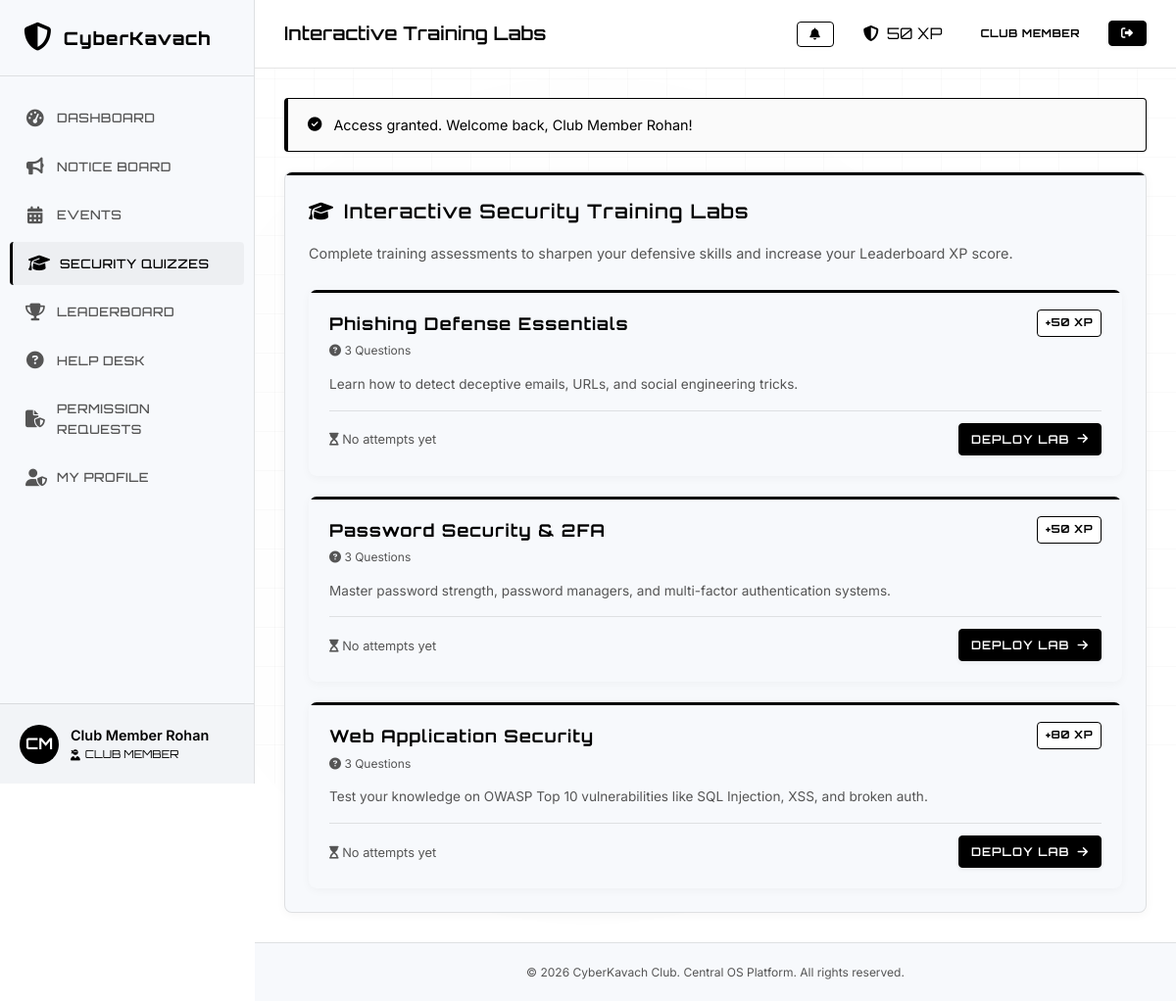
The app's page /quizzes.php (signed in) with its own data.
### tables this page shows
CREATE TABLE quizzes (
            id INTEGER PRIMARY KEY AUTOINCREMENT,
            title TEXT NOT NULL,
            description TEXT NOT NULL,
            points INTEGER DEFAULT 50,
            created_at DATETIME DEFAULT CURRENT_TIMESTAMP
        );

### config.php (called while the page is built, shortened)
<?php
function sanitize($data) {
    return htmlspecialchars(trim($data), ENT_QUOTES, 'UTF-8');
}
function is_logged_in() {
    return isset($_SESSION['user_id']);
}
function get_user_role() {
    return $_SESSION['user_role'] ?? null;
}
function has_role($role) {
    $current_role = get_user_role();
    if ($role === 'Admin') {
        return $current_role === 'Faculty Coordinator';
    }
    if ($role === 'Core') {
        return in_array($current_role, ['Faculty Coordinator', 'Student Coordinator']);
    }
    $roles_hierarchy = [
        'Student/Participant' => 1,
        'Club Member'         => 2,
        'Social Media Coord.' => 3,
        'Content Coordinator' => 4,
        'Tech Coordinator'    => 5,
        'Student Coordinator' => 6,
        'Faculty Coordinator' => 7
    ];
    $current_weight = $roles_hierarchy[$current_role] ?? 0;
    $required_weight = $roles_hierarchy[$role] ?? 0;
    return $current_weight >= $required_weight;
}
?>

### quizzes.php (the view, shortened to what this page needs)
<?php
require_once __DIR__ . '/config.php';
require_once __DIR__ . '/db.php';
$user_id = $_SESSION['user_id'];
$quiz_selected = null;
$quiz_questions = [];
$attempt_result = null;
try {
    $stmtAll = $db->query("
        SELECT q.*,
        (SELECT COUNT(*) FROM questions WHERE quiz_id = q.id) as question_count,
        (SELECT MAX(score) FROM quiz_attempts WHERE quiz_id = q.id AND user_id = " . intval($user_id) . ") as my_best_score,
        (SELECT MAX(passed) FROM quiz_attempts WHERE quiz_id = q.id AND user_id = " . intval($user_id) . ") as my_pass_status
        FROM quizzes q
        ORDER BY q.created_at DESC
    ");
    $quizzes = $stmtAll->fetchAll();
} catch (PDOException $e) {
    $quizzes = [];
}
include __DIR__ . '/includes/header.php';
?>
<?php if ($quiz_selected): ?>
    <!-- ==========================================================
         QUIZ DEPLOYMENT SCREEN
         ========================================================== -->
    <div class="card">
        <div style="display:flex; justify-content:space-between; align-items:center; border-bottom: 1px solid var(--border-glow); padding-bottom: 15px; margin-bottom: 25px;">
            <div>
                <a href="quizzes.php" class="text-cyan" style="font-size:0.85rem; font-family:var(--font-heading);"><i class="fa-solid fa-arrow-left"></i> All Training Labs</a>
                <h3 style="margin: 5px 0 0 0;"><?php echo sanitize($quiz_selected['title']); ?></h3>
            </div>
            <span class="badge badge-member">+<?php echo $quiz_selected['points']; ?> XP Reward</span>
        </div>
        <p style="color:var(--text-muted); font-size:1rem; margin-bottom: 30px;"><?php echo sanitize($quiz_selected['description']); ?></p>
        <?php if ($attempt_result): ?>
            <div class="alert alert-<?php echo $attempt_result['passed'] ? 'success' : 'error'; ?>" style="margin-bottom:30px;">
                <i class="fa-solid <?php echo $attempt_result['passed'] ? 'fa-award' : 'fa-triangle-exclamation'; ?>" style="font-size: 1.5rem;"></i>
                <div>
                    <strong>Attempt Score: <?php echo $attempt_result['score'] . ' / ' . count($quiz_questions); ?> Correct</strong>
                    <span style="display:block; font-size:0.8rem; opacity:0.8;">
                        <?php if ($attempt_result['passed']): ?>
                            Lab Cleared successfully! Points credited to your profile.
                        <?php else: ?>
                            Lab Failed. You need at least 60% correct answers to pass. Re-evaluate your answers and try again.
                        <?php endif; ?>
                    </span>
                </div>
            </div>
        <?php endif; ?>
        <form action="quizzes.php" method="POST">
            <input type="hidden" name="csrf_token" value="<?php echo $_SESSION['csrf_token']; ?>">
            <input type="hidden" name="quiz_id" value="<?php echo $quiz_selected['id']; ?>">
            <?php $i = 1; foreach ($quiz_questions as $qn): ?>
                <div class="quiz-question-box">
                    <h4 style="font-size:1rem; margin-bottom:15px; font-family:var(--font-body); font-weight:600; line-height: 1.5;">
                        <span class="text-cyan" style="font-family:var(--font-heading); font-size: 0.9rem; margin-right:5px;">Q<?php echo $i++; ?>.</span>
                        <?php echo sanitize($qn['question_text']); ?>
                    </h4>
                    <div class="quiz-options">
                        <input type="radio" name="answer_<?php echo $qn['id']; ?>" id="q_<?php echo $qn['id']; ?>_A" value="A" class="quiz-option-radio" required>
                        <label for="q_<?php echo $qn['id']; ?>_A" class="quiz-option-btn" data-question-id="<?php echo $qn['id']; ?>">
                            <span class="quiz-option-label">A</span>
                            <span><?php echo sanitize($qn['option_a']); ?></span>
                        </label>
                        <input type="radio" name="answer_<?php echo $qn['id']; ?>" id="q_<?php echo $qn['id']; ?>_B" value="B" class="quiz-option-radio">
                        <label for="q_<?php echo $qn['id']; ?>_B" class="quiz-option-btn" data-question-id="<?php echo $qn['id']; ?>">
                            <span class="quiz-option-label">B</span>
                            <span><?php echo sanitize($qn['option_b']); ?></span>
                        </label>
                        <input type="radio" name="answer_<?php echo $qn['id']; ?>" id="q_<?php echo $qn['id']; ?>_C" value="C" class="quiz-option-radio">
                        <label for="q_<?php echo $qn['id']; ?>_C" class="quiz-option-btn" data-question-id="<?php echo $qn['id']; ?>">
                            <span class="quiz-option-label">C</span>
                            <span><?php echo sanitize($qn['option_c']); ?></span>
                        </label>
                        <input type="radio" name="answer_<?php echo $qn['id']; ?>" id="q_<?php echo $qn['id']; ?>_D" value="D" class="quiz-option-radio">
                        <label for="q_<?php echo $qn['id']; ?>_D" class="quiz-option-btn" data-question-id="<?php echo $qn['id']; ?>">
                            <span class="quiz-option-label">D</span>
                            <span><?php echo sanitize($qn['option_d']); ?></span>
                        </label>
                    </div>
                </div>
            <?php endforeach; ?>
            <div style="display:flex; justify-content:space-between; align-items:center; margin-top:30px;">
                <a href="quizzes.php" class="btn btn-secondary">Exit Lab</a>
                <button type="submit" name="submit_quiz" class="btn btn-primary">
                    <i class="fa-solid fa-upload"></i> Submit Lab Assessment
                </button>
            </div>
        </form>
    </div>
<?php else: ?>
    <div class="dashboard-layout" style="grid-template-columns: <?php echo has_role('Core') ? '1.2fr 0.8fr' : '1fr'; ?>;">
        <div>
            <div class="card">
                <h3 class="card-title text-cyan"><i class="fa-solid fa-graduation-cap"></i> Interactive Security Training Labs</h3>
                <p style="color:var(--text-muted); font-size:0.9rem; margin-bottom: 25px;">Complete training assessments to sharpen your defensive skills and increase your Leaderboard XP score.</p>
                <?php if (!empty($quizzes)): ?>
                    <div style="display:grid; grid-template-columns:1fr; gap:20px;">
                        <?php foreach ($quizzes as $quiz): ?>
                            <?php
                            $passed = $quiz['my_pass_status'] == 1;
                            $attempted = $quiz['my_best_score'] !== null;
                            ?>
                            <div class="card <?php echo $passed ? 'card-success' : ($attempted ? 'card-pink' : ''); ?>" style="padding:20px; border-width: 1px; border-color: rgba(255,255,255,0.04);">
                                <div style="display:flex; justify-content:space-between; align-items:flex-start; gap:10px; margin-bottom:12px;">
                                    <div>
                                        <h4 style="margin:0; font-size:1.1rem;"><?php echo sanitize($quiz['title']); ?></h4>
                                        <span style="font-size:0.75rem; color:var(--text-muted);"><i class="fa-solid fa-circle-question"></i> <?php echo $quiz['question_count']; ?> Questions</span>
                                    </div>
                                    <span class="badge badge-member">+<?php echo $quiz['points']; ?> XP</span>
                                </div>
                                <p style="color:var(--text-muted); font-size:0.85rem; margin-bottom:15px;"><?php echo sanitize($quiz['description']); ?></p>
                                <div style="display:flex; justify-content:space-between; align-items:center; border-top:1px solid var(--border-glow); padding-top:12px;">
                                    <div>
                                        <?php if ($passed): ?>
                                            <span class="text-success" style="font-size:0.8rem; font-weight:700;"><i class="fa-solid fa-circle-check"></i> Passed (Best Score: <?php echo $quiz['my_best_score'] . '/' . $quiz['question_count']; ?>)</span>
                                        <?php elseif ($attempted): ?>
                                            <span class="text-pink" style="font-size:0.8rem; font-weight:700;"><i class="fa-solid fa-circle-xmark"></i> Failed (Best: <?php echo $quiz['my_best_score'] . '/' . $quiz['question_count']; ?>)</span>
                                        <?php else: ?>
                                            <span class="text-muted" style="font-size:0.8rem;"><i class="fa-solid fa-hourglass-start"></i> No attempts yet</span>
                                        <?php endif; ?>
                                    </div>
                                    <a href="quizzes.php?id=<?php echo $quiz['id']; ?>" class="btn <?php echo $passed ? 'btn-success' : 'btn-primary'; ?>" style="padding: 6px 12px; font-size:0.75rem;">
                                        <?php echo $passed ? 'Review Lab' : 'Deploy Lab'; ?> <i class="fa-solid fa-arrow-right"></i>
                                    </a>
                                </div>
                            </div>
                        <?php endforeach; ?>
                    </div>
                <?php endif; ?>
            </div>
        </div>
    </div>
<?php endif; ?>
<?php include __DIR__ . '/includes/footer.php'; ?>

### style.css (style rules this page uses)
:root { --bg-main: #ffffff; --bg-surface: #f7f9fc; --bg-surface-elevated: #eef2f6; --color-primary: #000000; --color-secondary: #666666; --color-accent: #000000; --color-success: #000000; --color-warning: #666666; --text-primary: #000000; --text-muted: #555555; --text-dark: #ffffff; --border-glow: rgba(0, 0, 0, 0.1); --border-glow-hover: rgba(0, 0, 0, 0.25); --font-heading: 'Orbitron', sans-serif; --font-body: 'Inter', sans-serif; --transition-fast: 0.2s cubic-bezier(0.4, 0, 0.2, 1); --transition-normal: 0.3s cubic-bezier(0.4, 0, 0.2, 1); --shadow-cyber: 0 4px 12px rgba(0, 0, 0, 0.05); --shadow-cyber-pink: 0 4px 12px rgba(0, 0, 0, 0.05); --shadow-cyber-success: 0 4px 12px rgba(0, 0, 0, 0.05); }
* { margin: 0; padding: 0; box-sizing: border-box; }
body { background-color: var(--bg-main); color: var(--text-primary); font-family: var(--font-body); line-height: 1.6; overflow-x: hidden; }
body::before { content: ''; position: fixed; top: 0; left: 0; width: 100vw; height: 100vh; background-image: linear-gradient(rgba(0, 0, 0, 0.02) 1px, transparent 1px), linear-gradient(90deg, rgba(0, 0, 0, 0.02) 1px, transparent 1px); background-size: 40px 40px; z-index: -2; pointer-events: none; }
body::after { content: ''; position: fixed; top: 50%; left: 50%; width: 120vw; height: 120vh; transform: translate(-50%, -50%); background: radial-gradient(circle, rgba(0, 0, 0, 0.01) 0%, transparent 60%); z-index: -1; pointer-events: none; }
a { color: var(--color-primary); text-decoration: none; transition: var(--transition-fast); }
h1, h2, h3, h4, h5, h6 { font-family: var(--font-heading); letter-spacing: 1px; margin-bottom: 0.5em; color: var(--text-primary); }
.text-cyan { color: var(--color-primary) !important; }
.text-muted { color: var(--text-muted) !important; }
.btn { display: inline-flex; align-items: center; justify-content: center; gap: 8px; font-family: var(--font-heading); font-size: 0.85rem; font-weight: 600; padding: 10px 20px; border-radius: 4px; border: 1px solid transparent; cursor: pointer; transition: var(--transition-normal); letter-spacing: 1px; text-transform: uppercase; }
.btn-primary { background: #000000; border-color: #000000; color: #ffffff; box-shadow: 0 2px 4px rgba(0, 0, 0, 0.05); }
.card { background: var(--bg-surface); border: 1px solid var(--border-glow); border-radius: 8px; padding: 24px; box-shadow: 0 2px 10px rgba(0, 0, 0, 0.04); position: relative; overflow: hidden; transition: var(--transition-normal); }
.card::before { content: ''; position: absolute; top: 0; left: 0; width: 100%; height: 3px; background: #000000; }
.card-title { font-size: 1.25rem; font-weight: 600; margin-bottom: 15px; display: flex; align-items: center; gap: 10px; }
.dashboard-layout { display: grid; grid-template-columns: 2fr 1fr; gap: 30px; }
.badge { display: inline-block; padding: 4px 8px; border-radius: 4px; font-size: 0.7rem; font-weight: 700; text-transform: uppercase; letter-spacing: 0.5px; font-family: var(--font-heading); border: 1px solid transparent; }
.badge-member { background: #ffffff; color: #000000; border-color: #000000; }

### records on screen
quizzes: title "Phishing Defense Essentials", question_count "3", points "50", description "Learn how to detect deceptive emails, URLs, and social engineering tricks."
quizzes: title "Password Security & 2FA", question_count "3", points "50", description "Master password strength, password managers, and multi-factor authentication systems."
quizzes: title "Web Application Security", question_count "3", points "80", description "Test your knowledge on OWASP Top 10 vulnerabilities like SQL Injection, XSS, and broken auth."

### other values on screen
$initials "CM"
$user_name "Club Member Rohan"
$user_role "CLUB MEMBER"
$page_heading "Interactive Training Labs"
$_SESSION['user_points'] "50"
get_user_role() "CLUB MEMBER"
$flash['message'] "Access granted. Welcome back, Club Member Rohan!"
